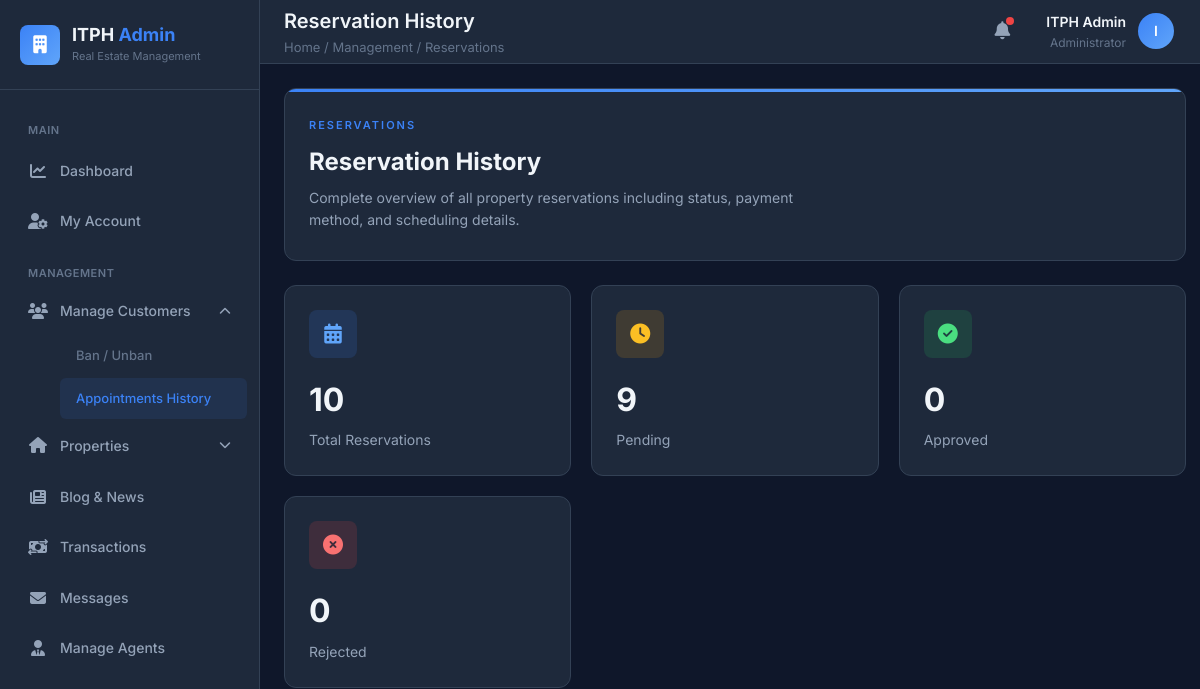
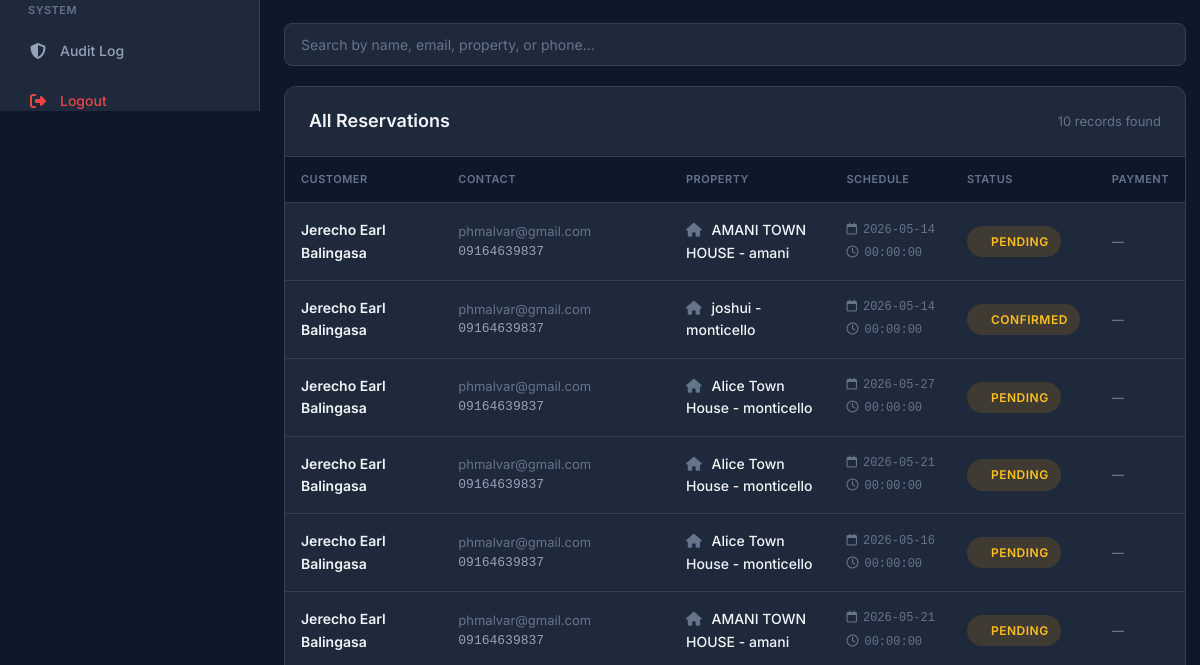
Page /admin_side/customer_appointments.php (signed in, upper part) on the earlier database version (2 pictures, top to bottom).
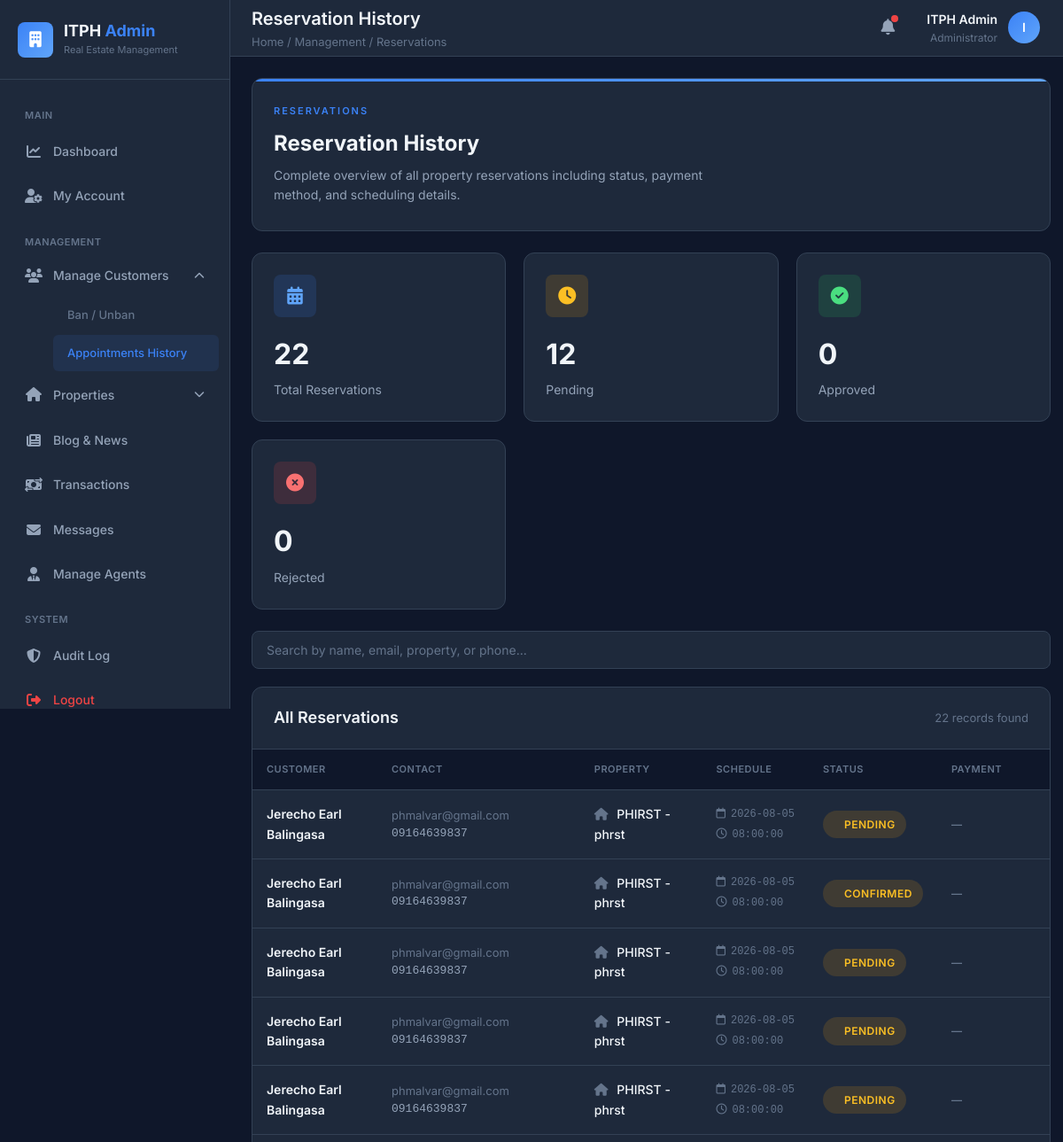
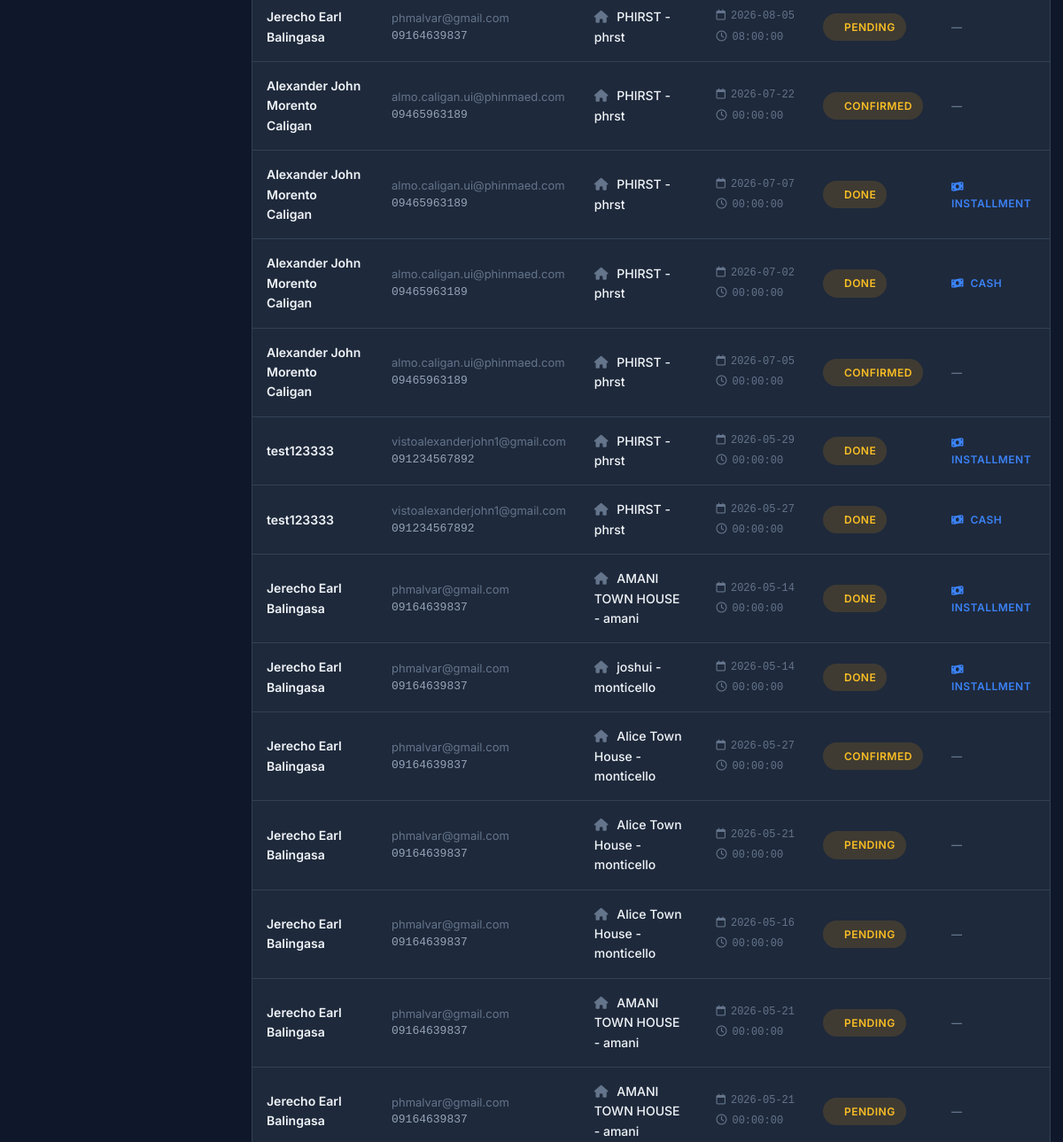
Same page on the later database version (2 pictures, top to bottom).
### tables this page shows
CREATE TABLE `reservations` (
  `id` int(10) UNSIGNED NOT NULL,
  `fullname` varchar(255) NOT NULL,
  `email` varchar(255) NOT NULL,
  `phone` varchar(50) NOT NULL,
  `property` varchar(255) NOT NULL,
  `date` date NOT NULL,
  `time` time NOT NULL,
  `created_at` timestamp NOT NULL DEFAULT current_timestamp(),
  `status` varchar(50) NOT NULL DEFAULT 'Pending',
  `seen` tinyint(1) NOT NULL DEFAULT 0,
  `notification_sent` tinyint(1) NOT NULL DEFAULT 0,
  `gender` enum('Male','Female','Other') NOT NULL DEFAULT 'Other',
  `location` enum('Northern Iloilo','Central Iloilo','Southern Iloilo') NOT NULL,
  `stats` enum('Local','OFW') NOT NULL,
  `agent_id` int(11) DEFAULT NULL,
  `meeting_type` varchar(50) DEFAULT NULL,
  `admin_message` text DEFAULT NULL,
  `payment_type` enum('Cash','Installment') DEFAULT NULL
);

### admin_side/customer_appointments.php (the view, shortened to what the changed rows need)
<?php
$conn = get_db_connection();
$reservations = $conn->query("
    SELECT *
    FROM reservations
    ORDER BY created_at DESC
");
$total_res = $conn->query("SELECT COUNT(*) AS total FROM reservations")->fetch_assoc()['total'] ?? 0;
$pending = $conn->query("SELECT COUNT(*) AS total FROM reservations WHERE status='pending'")->fetch_assoc()['total'] ?? 0;
?>
<!DOCTYPE html>
<html lang="en">
<head>
    <link rel="stylesheet" href="https://cdnjs.cloudflare.com/ajax/libs/font-awesome/6.5.0/css/all.min.css">
</head>
<body>
    <div class="dashboard">
        <main class="main-content">
            <div class="content">
                <div class="stats-grid">
                    <div class="stat-card">
                        <div class="stat-header">
                            <div class="stat-icon blue">
                            </div>
                        </div>
                        <div class="stat-value"><?= number_format($total_res) ?></div>
                        <div class="stat-label">Total Reservations</div>
                    </div>
                    <div class="stat-card">
                        <div class="stat-header">
                            <div class="stat-icon amber">
                            </div>
                        </div>
                        <div class="stat-value"><?= number_format($pending) ?></div>
                        <div class="stat-label">Pending</div>
                    </div>
                </div>
                <div class="card">
                    <div class="card-header">
                        <div class="card-title">All Reservations</div>
                        <div class="card-meta"><?= number_format($reservations->num_rows) ?> records found</div>
                    </div>
                    <div class="card-body">
                        <div class="table-responsive">
                            <table id="reservationsTable">
                                <thead>
                                    <tr>
                                        <th>Customer</th>
                                        <th>Contact</th>
                                        <th>Property</th>
                                        <th>Schedule</th>
                                        <th>Status</th>
                                        <th>Payment</th>
                                    </tr>
                                </thead>
                                <tbody>
                                    <?php if ($reservations && $reservations->num_rows > 0): ?>
                                        <?php while ($row = $reservations->fetch_assoc()):
                                            $status_class = match(strtolower($row['status'])) {
                                                'approved' => 'badge-approved',
                                                'rejected' => 'badge-rejected',
                                                default => 'badge-pending'
                                            };
                                            $status_color = match(strtolower($row['status'])) {
                                                'approved' => 'green',
                                                'rejected' => 'red',
                                                default => 'amber'
                                            };
                                        ?>
                                        <tr data-search="<?= strtolower(htmlspecialchars($row['fullname'] . ' ' . $row['email'] . ' ' . $row['phone'] . ' ' . $row['property'])) ?>">
                                            <td>
                                                <div class="td-name"><?= htmlspecialchars($row['fullname']) ?></div>
                                            </td>
                                            <td>
                                                <div class="td-email"><?= htmlspecialchars($row['email']) ?></div>
                                                <div class="td-phone"><?= htmlspecialchars($row['phone']) ?></div>
                                            </td>
                                            <td class="td-property">
                                                <i class="fa-solid fa-house" style="color: var(--text-muted); margin-right: 6px;"></i>
                                                <?= htmlspecialchars($row['property']) ?>
                                            </td>
                                            <td class="td-date">
                                                <div><i class="fa-regular fa-calendar" style="color: var(--text-muted); margin-right: 6px;"></i><?= htmlspecialchars($row['date'] ?? 'N/A') ?></div>
                                                <div style="margin-top: 4px;"><i class="fa-regular fa-clock" style="color: var(--text-muted); margin-right: 6px;"></i><?= htmlspecialchars($row['time'] ?? 'N/A') ?></div>
                                            </td>
                                            <td>
                                                <span class="badge <?= $status_class ?>">
                                                    <span class="badge-dot" style="background: var(--<?= $status_color ?>)"></span>
                                                    <?= ucfirst(htmlspecialchars($row['status'])) ?>
                                                </span>
                                            </td>
                                            <td class="td-payment">
                                                <?php if (!empty($row['payment_type'])): ?>
                                                    <span style="color: var(--accent);">
                                                        <i class="fa-solid fa-money-bill-wave" style="margin-right: 4px;"></i>
                                                        <?= htmlspecialchars($row['payment_type']) ?>
                                                    </span>
                                                <?php else: ?>
                                                    <span style="color: var(--text-muted);">—</span>
                                                <?php endif; ?>
                                            </td>
                                        </tr>
                                        <?php endwhile; ?>
                                    <?php endif; ?>
                                </tbody>
                            </table>
                        </div>
                    </div>
                </div>
            </div>
        </main>
    </div>
</body>
</html>

Differences in the rows shown:
added reservations: fullname "Jerecho Earl Balingasa", email "phmalvar@gmail.com", phone "09164639837", property "PHIRST - phrst", date "2026-08-05", time "08:00:00", status "PENDING"
added reservations: fullname "Jerecho Earl Balingasa", email "phmalvar@gmail.com", phone "09164639837", property "PHIRST - phrst", date "2026-08-05", time "08:00:00", status "CONFIRMED"
added reservations: fullname "Jerecho Earl Balingasa", email "phmalvar@gmail.com", phone "09164639837", property "PHIRST - phrst", date "2026-08-05", time "08:00:00", status "PENDING"
added reservations: fullname "Jerecho Earl Balingasa", email "phmalvar@gmail.com", phone "09164639837", property "PHIRST - phrst", date "2026-08-05", time "08:00:00", status "PENDING"
added reservations: fullname "Jerecho Earl Balingasa", email "phmalvar@gmail.com", phone "09164639837", property "PHIRST - phrst", date "2026-08-05", time "08:00:00", status "PENDING"
added reservations: fullname "Jerecho Earl Balingasa", email "phmalvar@gmail.com", phone "09164639837", property "PHIRST - phrst", date "2026-08-05", time "08:00:00", status "PENDING"
added reservations: fullname "Alexander John Morento Caligan", email "almo.caligan.ui@phinmaed.com", phone "09465963189", property "PHIRST - phrst", date "2026-07-22", time "00:00:00", status "CONFIRMED"
added reservations: fullname "Alexander John Morento Caligan", email "almo.caligan.ui@phinmaed.com", phone "09465963189", property "PHIRST - phrst", date "2026-07-07", time "00:00:00", status "DONE", payment_type "INSTALLMENT"
added reservations: fullname "Alexander John Morento Caligan", email "almo.caligan.ui@phinmaed.com", phone "09465963189", property "PHIRST - phrst", date "2026-07-02", time "00:00:00", status "DONE", payment_type "CASH"
added reservations: fullname "Alexander John Morento Caligan", email "almo.caligan.ui@phinmaed.com", phone "09465963189", property "PHIRST - phrst", date "2026-07-05", time "00:00:00", status "CONFIRMED"
added reservations: fullname "test123333", email "vistoalexanderjohn1@gmail.com", phone "091234567892", property "PHIRST - phrst", date "2026-05-29", time "00:00:00", status "DONE", payment_type "INSTALLMENT"
added reservations: fullname "test123333", email "vistoalexanderjohn1@gmail.com", phone "091234567892", property "PHIRST - phrst", date "2026-05-27", time "00:00:00", status "DONE", payment_type "CASH"
changed reservations (number 13 of 19 on the later page): status "PENDING" → "DONE"; payment_type (not shown) → "INSTALLMENT"; no longer shows "—"
changed reservations "joshui - monticello": status "CONFIRMED" → "DONE"; payment_type (not shown) → "INSTALLMENT"; no longer shows "—"
changed reservations (number 15 of 19 on the later page): status "PENDING" → "CONFIRMED"
now on this page (row unchanged): reservations: fullname "Jerecho Earl Balingasa", email "phmalvar@gmail.com", phone "09164639837", property "AMANI TOWN HOUSE - amani", date "2026-05-21", time "00:00:00", status "PENDING"
Other differences:
$total_res: "10" → "22"
$pending: "9" → "12"
$reservations->num_rows: "10" → "22"
